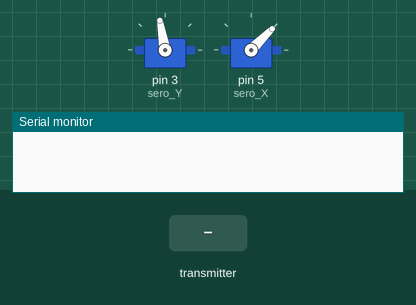
Simulated run of this sketch. Board: Arduino Uno, built with avr-gcc and run on an emulated ATmega328P. Parts: 2 × servo, the last lines printed to the serial monitor. The inputs (shaded band) are chosen by the test bench. No radio packets arrive unless stated.

Above: at 1.2 s.
1.3 s: the transmitter starts sending data.0 = 0
At 2.3 s:
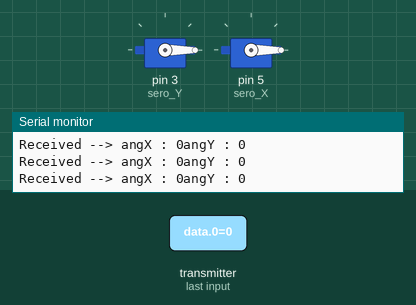
2.8 s: the transmitter starts sending data.1 = 256
At 3.4 s:
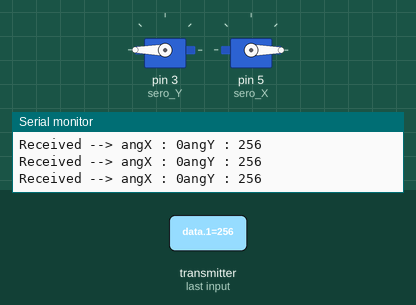
4.3 s: the transmitter starts sending data.0 = 256
At 4.6 s:
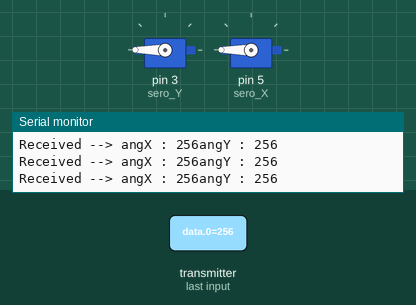
5.8 s: the transmitter starts sending data.1 = 0
At 6.9 s:
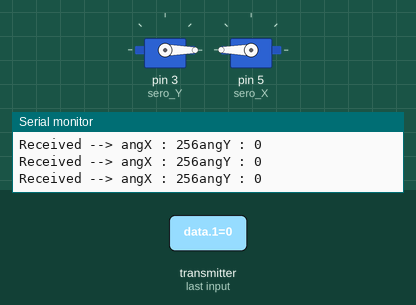
7.3 s: the transmitter starts sending data.0 = 1023
At 8.1 s:
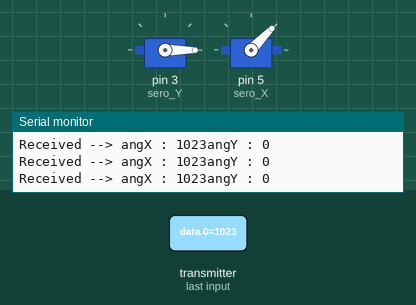
8.8 s: the transmitter starts sending data.1 = 1023
At 9.2 s:
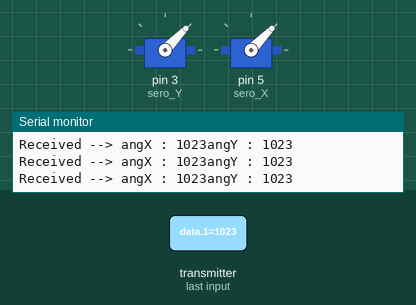
Timing chart, 0 to 11.3 s (numbered marks = the images above; inputs shaded):
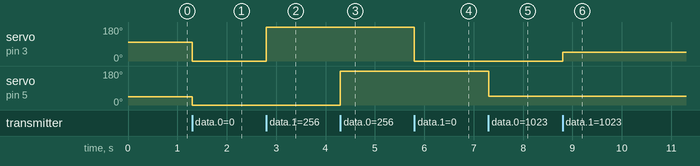

Measured:
- after the input at 1.3 s, servo on pin 3 (sero_Y): 100° → 0° at once; servo on pin 5 (sero_X): 45° → 0° at once
- after the input at 2.8 s, servo on pin 3 (sero_Y): 0° → 180° at once
- after the input at 4.3 s, servo on pin 5 (sero_X): 0° → 180° at once
- after the input at 5.8 s, servo on pin 3 (sero_Y): 180° → 0° at once
- after the input at 7.3 s, servo on pin 5 (sero_X): 180° → 46° at once
- after the input at 8.8 s, servo on pin 3 (sero_Y): 0° → 46° at once

The sketch:

wirless_servo_control_receiver.ino
```cpp
/*titremer cihazı receiver
 * 3.3v and gnd use 10 nanofarad condansator and if you want change ce and cns pin
 * NRF24L01  PNA/LNA Arduino uno and Arduino nano connection pin
     ----------------
GND |GND         VCC | 3.3V
7   |CE          CNS | 8    ---------
13  |SCK         MOSI| 11      ANTEN  |
12  |MISO        IRQ |      ---------
     ----------------

* NRF24L01 Arduino uno and Arduino nano connection pin
     ----------------
GND |GND         VCC | 3.3V
7   |CE          CNS | 8    ---
13  |SCK         MOSI| 11     | ANTEN
12  |MISO        IRQ |      ---
     ----------------
*/
//alıcı
#include <SPI.h>
#include <nRF24L01.h>
#include <RF24.h>
#include <Servo.h>

Servo sero_Y;
Servo sero_X;

int initial_X = 100;
int initial_Y = 45;

RF24 radio(7, 8); // CE, CSN
const byte address[6] = "00001";

int data[2];//table to receive data
int angX,angY;

void setup() {
  Serial.begin(9600);
  radio.begin();
  radio.openReadingPipe(0, address);
  radio.setPALevel(RF24_PA_MIN);
  radio.startListening();
  //servo initialisation
    sero_Y.attach(3);
    sero_X.attach(5);
    sero_Y.write(initial_X);
    sero_X.write(initial_Y);
}
void loop() {
  if (radio.available()) {
    radio.read(data, sizeof(data));

   angX = data[0];
   angY = data[1];
   sero_Y.write(angY);
   sero_X.write(angX);

   Serial.print("Received --> ");Serial.print("angX : ");Serial.print(angX);Serial.print("angY : ");Serial.println(angY);
   delay(20);
  }
}
```
